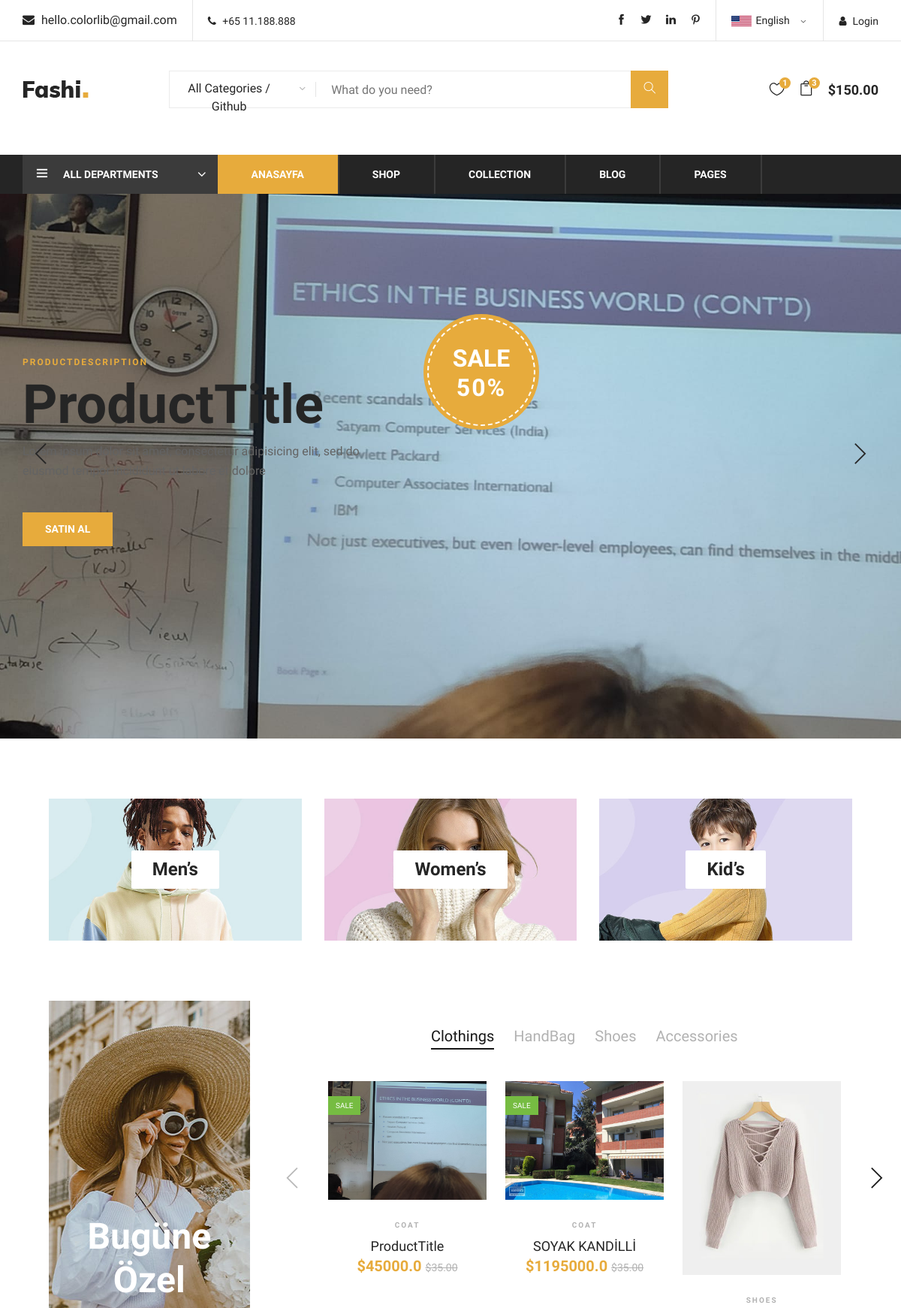
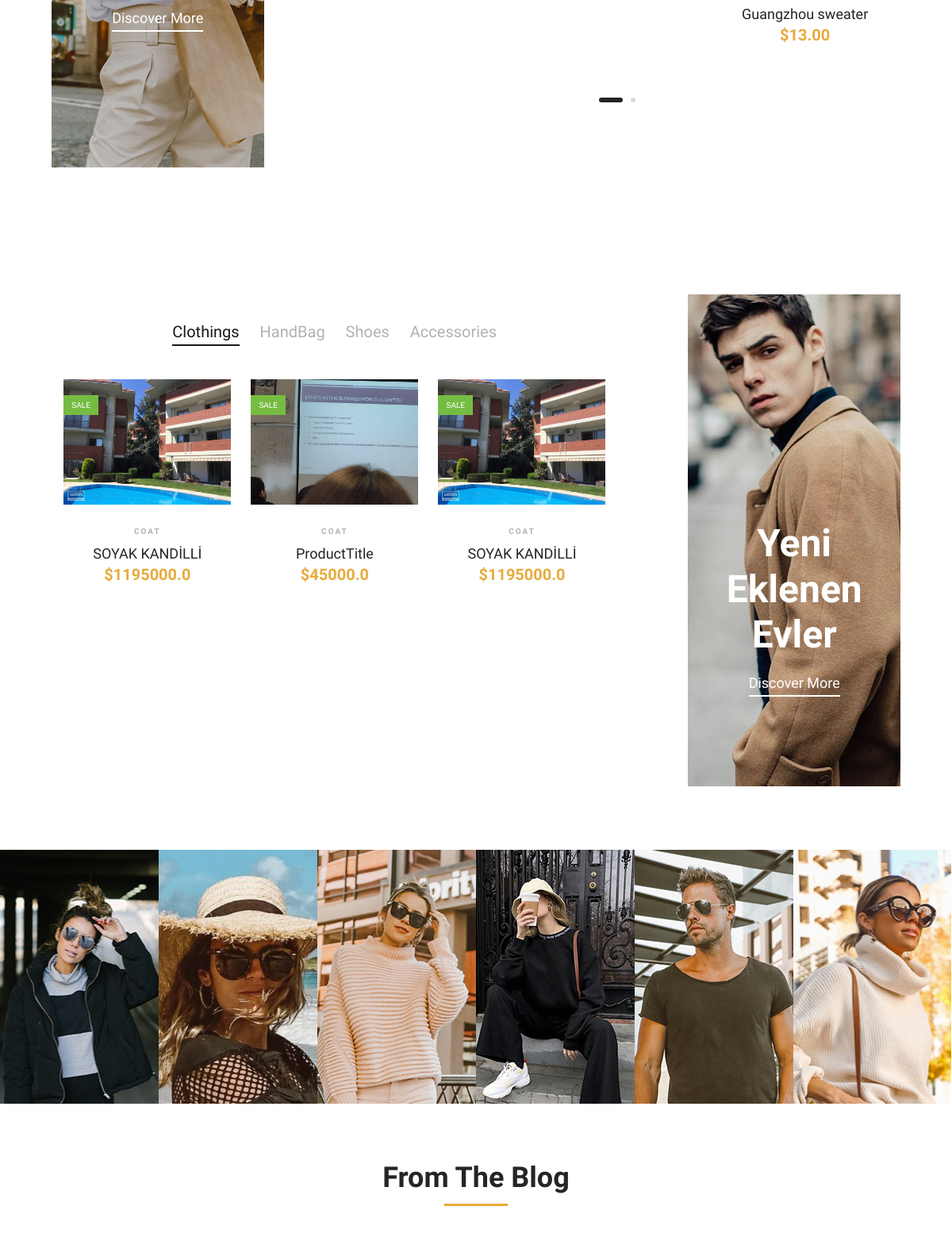
The page / (upper part) on the database its author committed (2 pictures, top to bottom).
### product/models.py (models this page shows, shortened)
class Product(models.Model):
    STATUS = (('True', 'Evet'), ('False', 'Hayır'))
    category = models.ForeignKey(Category, on_delete=models.CASCADE)
    title = models.CharField(max_length=150)
    keywords = models.CharField(blank=True, max_length=255)
    description = models.CharField(blank=True, max_length=255)
    image = models.ImageField(blank=True, upload_to='images/')
    price = models.FloatField(blank=True)
    amount = models.IntegerField(blank=True)
    detail = RichTextUploadingField(blank=True)
    status = models.CharField(max_length=10, choices=STATUS)
    slug = models.SlugField(blank=True, max_length=150)
    created_at = models.DateTimeField(auto_now_add=True)
    updated_at = models.DateTimeField(auto_now_add=True)
    def image_tag(self):
        return mark_safe('<img src="{}" height="50"/>'.format(self.image.url))
    image_tag.short_description = 'Image'

### home/views.py (the view)
# urls.py: path('', views.index, name='index'),
def index(request):
    setting = Setting.objects.get(pk=1)
    sliderdata = Product.objects.all()[:4]
    dayproducts = Product.objects.all()[:3]
    lastproducts = Product.objects.all().order_by('-id')[:3]
    category = Category.objects.all()
    context = {'setting': setting, 'category': category, 'page': 'home', 'sliderdata': sliderdata,
               'dayproducts': dayproducts, 'lastproducts': lastproducts}
    return render(request, 'index.html', context)

### home/templates/index.html (shortened to what this page needs)
{% extends "homebase.html" %}
{% block slider  %} {% include "slider.html" %} {% endblock %}
{% block sidebar  %} {% include "sidebar.html" %} {% endblock %}
{% block body  %} {% include "content.html" %} {% endblock %}

### home/templates/slider.html
{% load static %}
<section class="hero-section">
    <div class="hero-items owl-carousel">
        {% for rs in sliderdata %}
        <div class="single-hero-items set-bg" data-setbg="{{ rs.image.url }}">
            <div class="container">
                <div class="row">
                    <div class="col-lg-5">
                        <span>{{ rs.description }}</span>
                        <h1>{{ rs.title }}</h1>
                        <p>Lorem ipsum dolor sit amet, consectetur adipisicing elit, sed do eiusmod tempor
                            incididunt ut labore et dolore</p>
                        <a href="/product/{{ rs.id }}/{{ rs.slug }}" class="primary-btn">SATIN AL</a>
                    </div>
                </div>
                <div class="off-card">
                    <h2>Sale <span>50%</span></h2>
                </div>
            </div>
        </div>
        {% endfor %}
    </div>
</section>

### home/templates/content.html (shortened to what this page needs)
{% load static %}
<section class="women-banner spad">
    <div class="container-fluid">
        <div class="row">
            <div class="col-lg-3">
                <div class="product-large set-bg" data-setbg="{% static 'img/products/women-large.jpg' %} ">
                    <h2> Bugüne Özel </h2>
                    <a href="#">Discover More</a>
                </div>
            </div>
            <div class="col-lg-8 offset-lg-1">
                <div class="filter-control">
                    <ul>
                        <li class="active">Clothings</li>
                        <li>HandBag</li>
                        <li>Shoes</li>
                        <li>Accessories</li>
                    </ul>
                </div>
                <div class="product-slider owl-carousel">
                    {% for rs in dayproducts %}
                    <div class="product-item">
                        <div class="pi-pic">
                            <img src="{{ rs.image.url }}" alt="">
                            <div class="sale">Sale</div>
                        </div>
                        <div class="pi-text">
                            <div class="catagory-name">Coat</div>
                            <a href="#">
                                <h5>{{ rs.title }}</h5>
                            </a>
                            <div class="product-price">
                                ${{rs.price}}
                                <span>$35.00</span>
                            </div>
                        </div>
                    </div>
                    {% endfor %}
                    <div class="product-item">
                        <div class="pi-pic">
                            <img src="{% static 'img/products/women-2.jpg' %}" alt="">
                        </div>
                        <div class="pi-text">
                            <div class="catagory-name">Shoes</div>
                            <a href="#">
                                <h5>Guangzhou sweater</h5>
                            </a>
                            <div class="product-price">
                                $13.00
                            </div>
                        </div>
                    </div>
                </div>
            </div>
        </div>
    </div>
</section>
<section class="man-banner spad">
    <div class="container-fluid">
        <div class="row">
            <div class="col-lg-8">
                <div class="filter-control">
                    <ul>
                        <li class="active">Clothings</li>
                        <li>HandBag</li>
                        <li>Shoes</li>
                        <li>Accessories</li>
                    </ul>
                </div>
                <div class="product-slider owl-carousel">
                    {% for rs in lastproducts %}
                    <div class="product-item">
                        <div class="pi-pic">
                            <img src="{{rs.image.url}}" alt="">
                            <div class="sale">Sale</div>
                        </div>
                        <div class="pi-text">
                            <div class="catagory-name">Coat</div>
                            <a href="#">
                                <h5>{{rs.title}}</h5>
                            </a>
                            <div class="product-price">
                                ${{rs.price}}
                            </div>
                        </div>
                    </div>
                    {% endfor %}
                </div>
            </div>
            <div class="col-lg-3 offset-lg-1">
                <div class="product-large set-bg m-large" data-setbg="{% static 'img/products/man-large.jpg' %}">
                    <h2> Yeni Eklenen Evler </h2>
                    <a href="#">Discover More</a>
                </div>
            </div>
        </div>
    </div>
</section>
<div class="instagram-photo">
    <div class="insta-item set-bg" data-setbg="{% static 'img/insta-1.jpg' %} ">
    </div>
    <div class="insta-item set-bg" data-setbg="{% static 'img/insta-2.jpg' %} ">
    </div>
    <div class="insta-item set-bg" data-setbg="{% static 'img/insta-3.jpg' %} ">
    </div>
    <div class="insta-item set-bg" data-setbg="{% static 'img/insta-4.jpg' %} ">
    </div>
    <div class="insta-item set-bg" data-setbg="{% static 'img/insta-5.jpg' %} ">
    </div>
    <div class="insta-item set-bg" data-setbg="{% static 'img/insta-6.jpg' %} ">
    </div>
</div>
<section class="latest-blog spad">
    <div class="container">
        <div class="row">
            <div class="col-lg-12">
                <div class="section-title">
                    <h2>From The Blog</h2>
                </div>
            </div>
        </div>
    </div>
</section>

### rows shown on the page
Product: description "PRODUCTDESCRIPTION", title "ProductTitle", image (picture), price "45000.0"
Product: image (picture), title "SOYAK KANDİLLİ", price "1195000.0"
